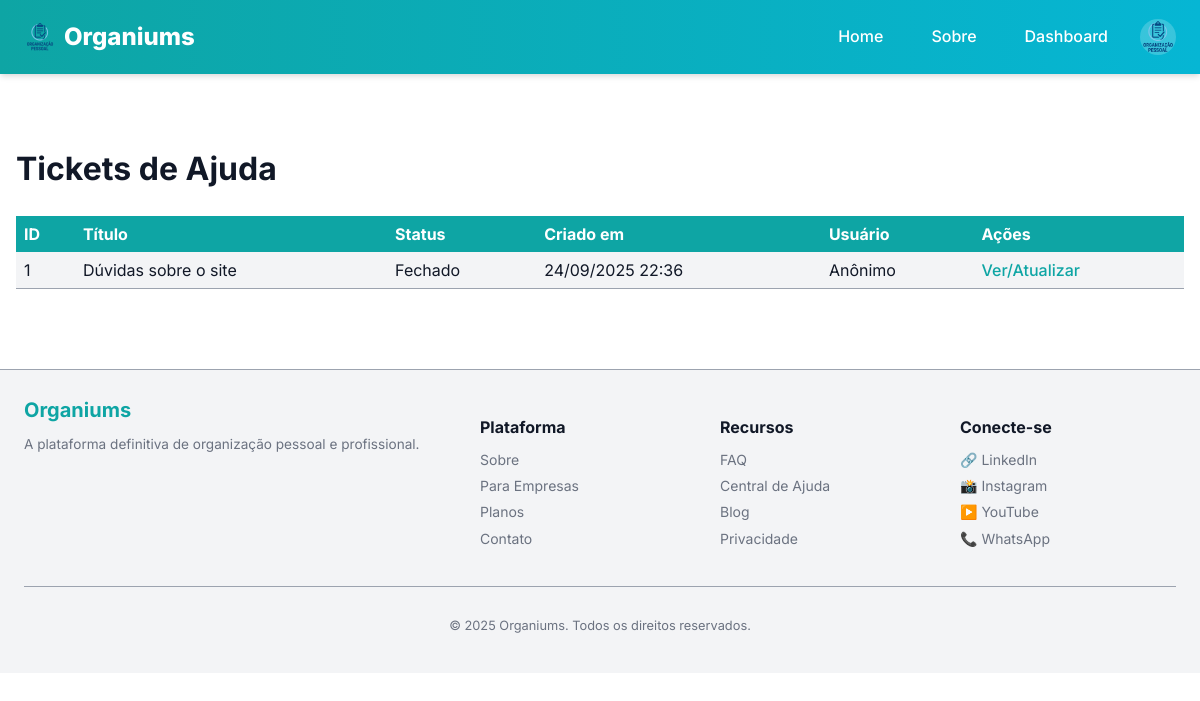
Before: /admin/ajuda (signed in) with the older database file.
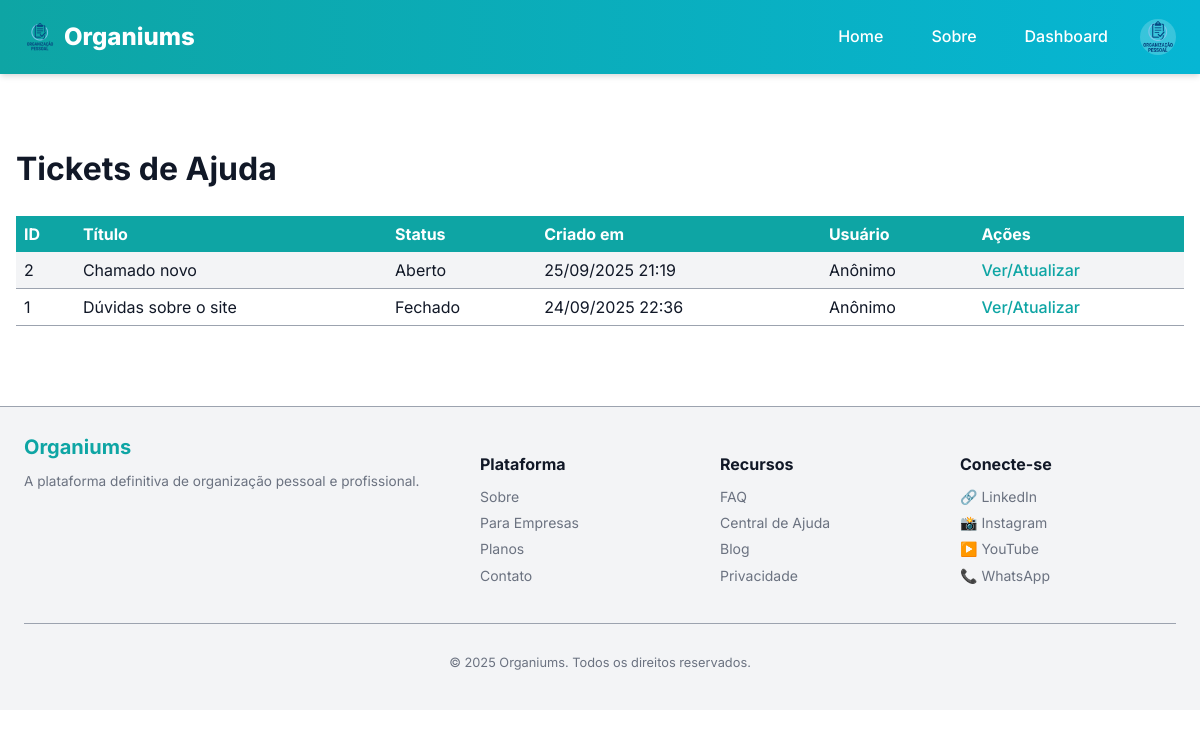
After: the same page with the newer database file.
### models.py (models this page shows)
class Ticket(db.Model):
    id = db.Column(db.Integer, primary_key=True)
    titulo = db.Column(db.String(200), nullable=False)
    descricao = db.Column(db.Text, nullable=False)
    status = db.Column(db.String(20), default="Aberto")
    usuario_id = db.Column(db.Integer, db.ForeignKey('user.id'))
    criado_em = db.Column(db.DateTime, default=db.func.current_timestamp())
    atualizado_em = db.Column(db.DateTime, default=db.func.current_timestamp(), onupdate=db.func.current_timestamp())
    usuario = db.relationship('User', backref='tickets')

### app/views.py (the view)
@bp.route('/admin/ajuda')
@login_required
def admin_ajuda():
    if not current_user.is_admin() and not current_user.is_funcionario():
        abort(403)
    register_log("Acesso à página de ajuda/admin")
    tickets = Ticket.query.order_by(Ticket.criado_em.desc()).all()
    return render_template('admin/ajuda_list.html', tickets=tickets)

### app/utils.py (called while the page is built)
def register_log(action, status="ok"):
    user_id = current_user.id if current_user.is_authenticated else None
    ip_address = request.remote_addr
    log = Log(
        user_id=user_id,
        action=action,
        ip_address=ip_address,
        status=status
    )
    db.session.add(log)
    db.session.commit()

### manage.py (called while the page is built)
def create_app(config_object=None):
    app = Flask(__name__, template_folder='app/templates', static_folder='app/static')
    app.config.from_object(config_object or Config)
    db.init_app(app)
    migrate.init_app(app, db)
    login.init_app(app)
    from models import User
    @login.user_loader
    def load_user(user_id):
        return User.query.get(int(user_id))
    from app.views import bp as app_bp
    from api.views import bp as api_bp
    app.register_blueprint(app_bp)
    app.register_blueprint(api_bp, url_prefix='/api')
    app.config['MAX_CONTENT_LENGTH'] = 2 * 1024 * 1024
    register_error_handlers(app)
    @app.shell_context_processor
    def make_shell_context():
        return {'db': db, 'User': User}
    return app

### models.py (called while the page is built)
    def is_admin(self):
        return self.role == "admin"

### app/templates/admin/ajuda_list.html (shortened to what this page needs)
{% extends 'base.html' %}
{% block content %}
<h1>Tickets de Ajuda</h1>
<table>
    <thead>
        <tr>
            <th>ID</th>
            <th>Título</th>
            <th>Status</th>
            <th>Criado em</th>
            <th>Usuário</th>
            <th>Ações</th>
        </tr>
    </thead>
    <tbody>
        {% for ticket in tickets %}
        <tr>
            <td>{{ ticket.id }}</td>
            <td>{{ ticket.titulo }}</td>
            <td>{{ ticket.status }}</td>
            <td>{{ ticket.criado_em.strftime('%d/%m/%Y %H:%M') }}</td>
            <td>{{ ticket.usuario.name if ticket.usuario else 'Anônimo' }}</td>
            <td><a href="{{ url_for('app_bp.admin_ajuda_ticket', ticket_id=ticket.id) }}">Ver/Atualizar</a></td>
        </tr>
        {% endfor %}
    </tbody>
</table>
{% endblock %}

Changed rows visible on the page:
added Ticket: id "2", titulo "Chamado novo", status "Aberto", criado_em "25/09/2025 21:19", usuario "Anônimo"
